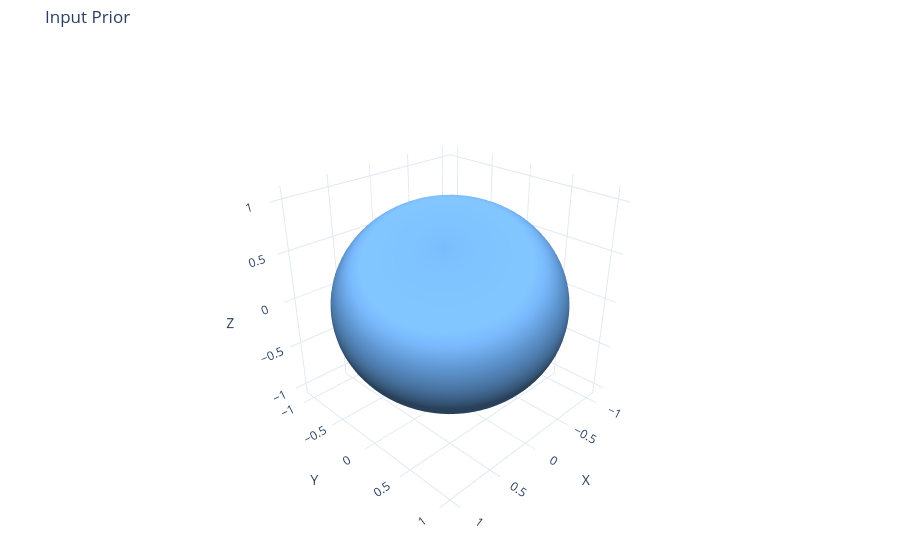
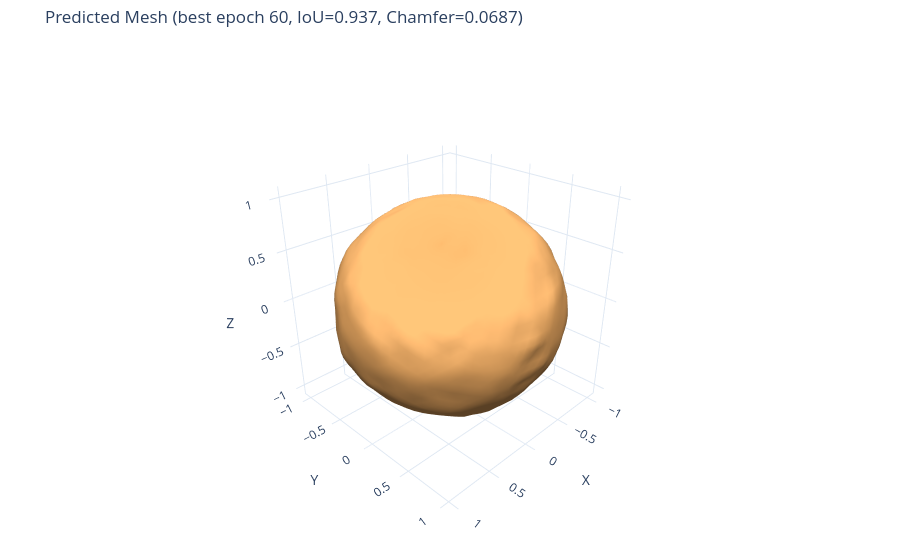
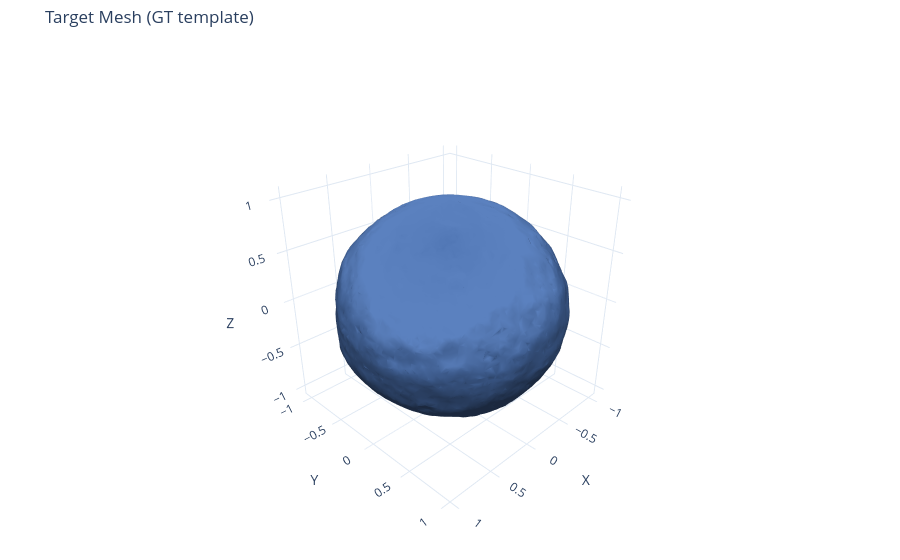

The cell these charts' notebook holds for them, in order:
### Code cell
# 7) FINAL RESULT VISUALIZATION (interactive rotatable 3D, as in inr_forward_train.ipynb)
required_vars = [
    "phase1_base_vertices",
    "phase1_vertices_pred",
    "phase1_target_full",
    "prior_faces_np",
    "train_template_faces_np",
]
missing_vars = [name for name in required_vars if name not in globals()]
if missing_vars:
    raise RuntimeError(
        "Run the training cell first. Missing variables: " + ", ".join(missing_vars)
    )

phase1_template_np = phase1_base_vertices[0].detach().cpu().numpy()
phase1_vertices_np = phase1_vertices_pred[0].detach().cpu().numpy()
phase1_target_full_np = phase1_target_full[0].detach().cpu().numpy()

fig_input_prior = plot_interactive_mesh(
    vertices=phase1_template_np,
    faces=prior_faces_np,
    title="Input Prior",
    mesh_color="#73b7ff",
    show_edges=False,
)
fig_input_prior.show()

fig_predicted = plot_interactive_mesh(
    vertices=phase1_vertices_np,
    faces=prior_faces_np,
    title=(
        f"Predicted Mesh (best epoch {best_epoch}, "
        f"IoU={final_eval_iou_val:.3f}, Chamfer={final_eval_chamfer_val:.4f})"
    ),
    mesh_color="#ffb86b",
    show_edges=False,
)
fig_predicted.show()

fig_target = plot_interactive_mesh(
    vertices=phase1_target_full_np,
    faces=train_template_faces_np,
    title="Target Mesh (GT template)",
    mesh_color="#4c72b0",
    show_edges=False,
)
fig_target.show()

### Figure 1 — Plotly figure (JSON) as saved in the notebook; plotly's stock layout.template omitted (floating-point values rounded to 4 significant figures; data arrays with more than 128 entries replaced by an {"elided": "..."} marker saying what was removed)
{"data": [{"color": "#73b7ff", "flatshading": false, "hovertemplate": "x=%{x:.3f}<br>y=%{y:.3f}<br>z=%{z:.3f}<extra></extra>", "i": {"elided": "5120 int values"}, "j": {"elided": "5120 int values"}, "k": {"elided": "5120 int values"}, "lighting": {"ambient": 0.35, "diffuse": 0.8, "fresnel": 0.12, "roughness": 0.7, "specular": 0.35}, "lightposition": {"x": 120, "y": 200, "z": 80}, "opacity": 1, "showscale": false, "type": "mesh3d", "x": {"elided": "2562 float values"}, "y": {"elided": "2562 float values"}, "z": {"elided": "2562 float values"}}], "layout": {"margin": {"b": 0, "l": 0, "r": 0, "t": 45}, "scene": {"aspectmode": "manual", "aspectratio": {"x": 1, "y": 1, "z": 1}, "camera": {"eye": {"x": 1.65, "y": 1.65, "z": 1.25}, "projection": {"type": "perspective"}}, "xaxis": {"range": [-1.12, 1.12], "showspikes": false, "title": {"text": "X"}}, "yaxis": {"range": [-1.12, 1.12], "showspikes": false, "title": {"text": "Y"}}, "zaxis": {"range": [-1.12, 1.12], "showspikes": false, "title": {"text": "Z"}}}, "title": {"text": "Input Prior"}}}

### Figure 2 — Plotly figure (JSON) as saved in the notebook; plotly's stock layout.template omitted (floating-point values rounded to 4 significant figures; data arrays with more than 128 entries replaced by an {"elided": "..."} marker saying what was removed)
{"data": [{"color": "#ffb86b", "flatshading": false, "hovertemplate": "x=%{x:.3f}<br>y=%{y:.3f}<br>z=%{z:.3f}<extra></extra>", "i": {"elided": "5120 int values"}, "j": {"elided": "5120 int values"}, "k": {"elided": "5120 int values"}, "lighting": {"ambient": 0.35, "diffuse": 0.8, "fresnel": 0.12, "roughness": 0.7, "specular": 0.35}, "lightposition": {"x": 120, "y": 200, "z": 80}, "opacity": 1, "showscale": false, "type": "mesh3d", "x": {"elided": "2562 float values"}, "y": {"elided": "2562 float values"}, "z": {"elided": "2562 float values"}}], "layout": {"margin": {"b": 0, "l": 0, "r": 0, "t": 45}, "scene": {"aspectmode": "manual", "aspectratio": {"x": 1, "y": 1, "z": 1}, "camera": {"eye": {"x": 1.65, "y": 1.65, "z": 1.25}, "projection": {"type": "perspective"}}, "xaxis": {"range": [-1.113, 1.096], "showspikes": false, "title": {"text": "X"}}, "yaxis": {"range": [-1.097, 1.112], "showspikes": false, "title": {"text": "Y"}}, "zaxis": {"range": [-1.111, 1.098], "showspikes": false, "title": {"text": "Z"}}}, "title": {"text": "Predicted Mesh (best epoch 60, IoU=0.937, Chamfer=0.0687)"}}}

### Figure 3 — Plotly figure (JSON) as saved in the notebook; plotly's stock layout.template omitted (floating-point values rounded to 4 significant figures; data arrays with more than 128 entries replaced by an {"elided": "..."} marker saying what was removed)
{"data": [{"color": "#4c72b0", "flatshading": false, "hovertemplate": "x=%{x:.3f}<br>y=%{y:.3f}<br>z=%{z:.3f}<extra></extra>", "i": {"elided": "20804 int values"}, "j": {"elided": "20804 int values"}, "k": {"elided": "20804 int values"}, "lighting": {"ambient": 0.35, "diffuse": 0.8, "fresnel": 0.12, "roughness": 0.7, "specular": 0.35}, "lightposition": {"x": 120, "y": 200, "z": 80}, "opacity": 1, "showscale": false, "type": "mesh3d", "x": {"elided": "10404 float values"}, "y": {"elided": "10404 float values"}, "z": {"elided": "10404 float values"}}], "layout": {"margin": {"b": 0, "l": 0, "r": 0, "t": 45}, "scene": {"aspectmode": "manual", "aspectratio": {"x": 1, "y": 1, "z": 1}, "camera": {"eye": {"x": 1.65, "y": 1.65, "z": 1.25}, "projection": {"type": "perspective"}}, "xaxis": {"range": [-1.102, 1.103], "showspikes": false, "title": {"text": "X"}}, "yaxis": {"range": [-1.102, 1.102], "showspikes": false, "title": {"text": "Y"}}, "zaxis": {"range": [-1.102, 1.103], "showspikes": false, "title": {"text": "Z"}}}, "title": {"text": "Target Mesh (GT template)"}}}
